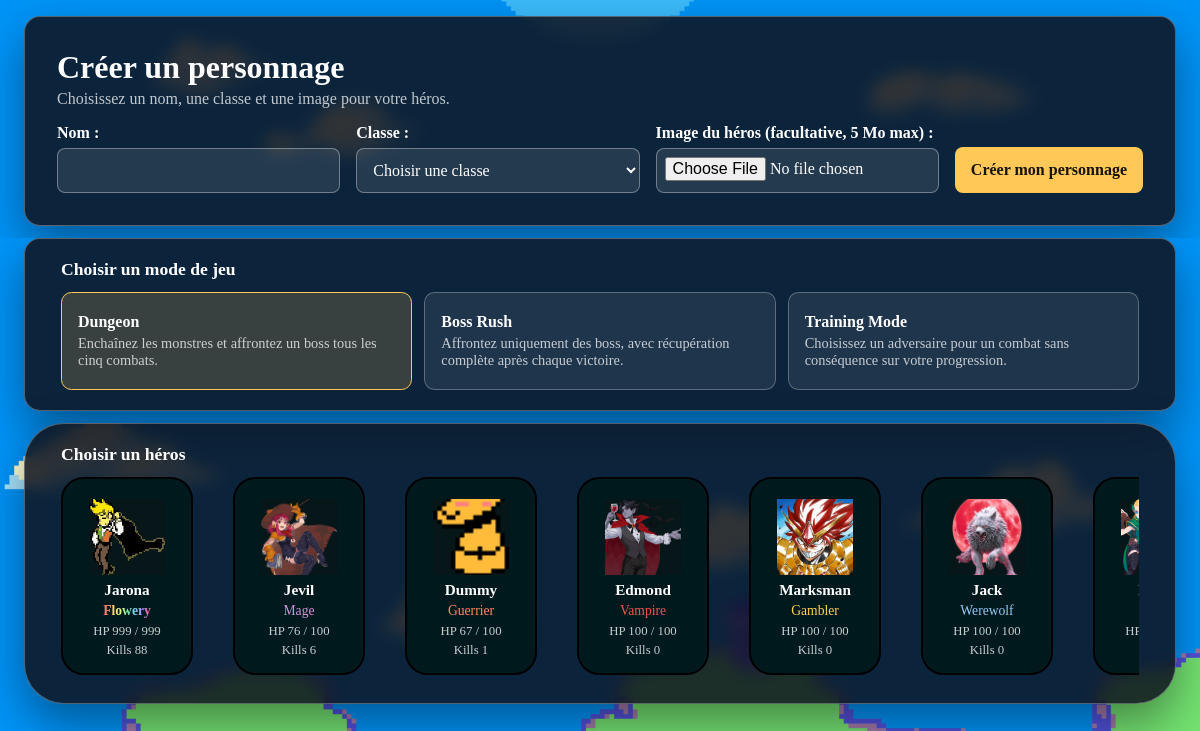
The page / on the database its author committed.
### tables this page shows
CREATE TABLE `heroes` (
  `id` int NOT NULL,
  `name` varchar(255) NOT NULL,
  `health_point` int NOT NULL DEFAULT '100',
  `class_name` varchar(20) NOT NULL DEFAULT 'hero',
  `mana_point` int NOT NULL DEFAULT '30',
  `image_path` varchar(255) DEFAULT NULL,
  `dodge_chance_basis_points` bigint UNSIGNED NOT NULL DEFAULT '0',
  `monsters_survived` int UNSIGNED NOT NULL DEFAULT '0',
  `rogue_card_upgrades` varchar(512) NOT NULL DEFAULT '[]'
);

### controllers/index.php (called while the page is built, shortened)
<?php
    require dirname(__DIR__) . "/config/autoload.php";
    require dirname(__DIR__) . "/config/db.php";
    $heroesManager = new HeroesManager($db);
    $formValues = ['name' => '', 'class_name' => ''];
?>

### config/autoload.php (called while the page is built, shortened)
<?php
    function chargerClasse($classname)
    {
        $classDirectories = [
            'Hero' => 'Managers',
            'HeroesManager' => 'Managers',
            'Monster' => 'Managers',
            'FightsManager' => 'Managers',
            'Mage' => 'hero-classes',
            'Guerrier' => 'hero-classes',
            'Archer' => 'hero-classes',
            'Vampire' => 'hero-classes',
            'Flowery' => 'hero-classes',
            'Gambler' => 'hero-classes',
            'Werewolf' => 'hero-classes',
            'Ogre' => 'monstres-classes',
            'Sorcier' => 'monstres-classes',
            'Fantassin' => 'monstres-classes',
            'Angel' => 'monstres-classes',
            'EvilAnt' => 'monstres-classes',
            'Ditto' => 'Boss-monsters-classes',
            'NuclearWarhead' => 'Boss-monsters-classes',
            'NoWell' => 'Boss-monsters-classes',
            'MarioNeutralAir' => 'Boss-monsters-classes',
            'Ouroboros' => 'Boss-monsters-classes'
        ];
        $directory = $classDirectories[$classname] ?? '';
        if ($directory !== '') {
            return;
        }
    }
?>

### classes/Managers/HeroesManager.php (called while the page is built, shortened)
<?php
class HeroesManager
{
    private $db;
    public function __construct($db)
    {
        $this->db = $db;
    }
    public function findAllAlive()
    {
        $query = $this->db->prepare(
            "SELECT * FROM heroes
            WHERE health_point > 0
            ORDER BY monsters_survived DESC, id ASC"
        );
        $query->execute();
        $heroes = $query->fetchAll();
        $heroesList = [];
        foreach ($heroes as $heroData) {
            $hero = Hero::create(
                $heroData['name'],
                $heroData['class_name'] ?? 'hero'
            );
            $hero->setHP($heroData['health_point']);
            $hero->setMP($heroData['mana_point'] ?? Hero::MAX_MP);
            $hero->setImagePath($heroData['image_path'] ?? null);
            $hero->setDodgeChanceBasisPoints(
                (int) ($heroData['dodge_chance_basis_points'] ?? 0)
            );
            $hero->setMonstersSurvived(
                (int) ($heroData['monsters_survived'] ?? 0)
            );
            $hero->setRogueCardUpgrades(json_decode(
                $heroData['rogue_card_upgrades'] ?? '[]',
                true,
                512,
                JSON_THROW_ON_ERROR
            ));
            $hero->setActiveRogueCardUpgrades($hero->getRogueCardUpgrades());
            $hero->setId($heroData['id']);
            $heroesList[] = $hero;
        }
        return $heroesList;
    }
}
?>

### classes/Managers/Hero.php (called while the page is built, shortened)
<?php
class Hero
{
    private $name;
    private $HP = 100;
    private $id;
    private $imagePath;
    private $monstersSurvived = 0;
    private $rogueCardUpgrades = [];
    private $activeRogueCardUpgrades = [];
    public static function create($name, $className)
    {
        switch ($className) {
            case 'mage':
                return new Mage($name);
            case 'guerrier':
                return new Guerrier($name);
            case 'archer':
                return new Archer($name);
            case 'vampire':
                if (strcasecmp(trim($name), 'Jarona') === 0) {
                    return new Flowery($name);
                }
                return new Vampire($name);
            case 'gambler':
                return new Gambler($name);
            case 'werewolf':
                return new Werewolf($name);
        }
    }
    public function setRogueCardUpgrades(array $upgrades): void
    {
        $this->rogueCardUpgrades = $this->validateRogueCardUpgrades($upgrades);
    }
    public function getRogueCardUpgrades(): array
    {
        return $this->rogueCardUpgrades;
    }
    public function setActiveRogueCardUpgrades(array $upgrades): void
    {
        $this->activeRogueCardUpgrades = $this->validateRogueCardUpgrades($upgrades);
    }
    public function hasActiveRogueCardUpgrade(string $upgrade): bool
    {
        return in_array($upgrade, $this->activeRogueCardUpgrades, true);
    }
    private function validateRogueCardUpgrades(array $upgrades): array
    {
        return array_values(array_unique($upgrades));
    }
    public function getMaxHP(): int
    {
        return $this->applyMaxHealthCardBonus(self::MAX_HP);
    }
    public function getMaxMP(): int
    {
        return $this->applyMaxManaCardBonus(self::MAX_MP);
    }
    public function applyMaxHealthCardBonus(int $baseMax): int
    {
        return $this->hasActiveRogueCardUpgrade('MaxHealthUpgrade')
            ? $baseMax + intdiv($baseMax, 2)
            : $baseMax;
    }
    public function applyMaxManaCardBonus(int $baseMax): int
    {
        return $this->hasActiveRogueCardUpgrade('MaxManaUpgrade')
            ? $baseMax + intdiv($baseMax, 2)
            : $baseMax;
    }
    public function __construct($name)
    {
        $this->name = $name;
    }
    public function getName()
    {
        return $this->name;
    }
    public function getHP()
    {
        return $this->HP;
    }
    public function getId()
    {
        return $this->id;
    }
    public function getMonstersSurvived(): int
    {
        return $this->monstersSurvived;
    }
    public function setMonstersSurvived(int $count): void
    {
        $this->monstersSurvived = $count;
    }
    public function getImagePath(): ?string
    {
        return $this->imagePath;
    }
    public function setHP($HP)
    {
        $this->HP = $HP;
    }
    public function setId($id)
    {
        $this->id = $id;
    }
    public function setImagePath(?string $imagePath): void
    {
        $this->imagePath = $imagePath;
    }
}
?>

### classes/hero-classes/Flowery.php (called while the page is built, shortened)
<?php
class Flowery extends Hero
{
    public function getClassName()
    {
        return 'flowery';
    }
    public function getClassLabel()
    {
        return 'Flowery';
    }
    public function getMaxHP(): int
    {
        return $this->applyMaxHealthCardBonus(self::MAX_HP);
    }
    public function getMaxMP(): int
    {
        return $this->applyMaxManaCardBonus(self::MAX_MP);
    }
}

### classes/hero-classes/Mage.php (called while the page is built, shortened)
<?php
class Mage extends Hero
{
    public function getClassName()
    {
        return 'mage';
    }
    public function getClassLabel()
    {
        return 'Mage';
    }
}

### classes/hero-classes/Guerrier.php (called while the page is built, shortened)
<?php
class Guerrier extends Hero
{
    public function getClassName()
    {
        return 'guerrier';
    }
    public function getClassLabel()
    {
        return 'Guerrier';
    }
}

### classes/hero-classes/Vampire.php (called while the page is built, shortened)
<?php
class Vampire extends Hero
{
    public function getClassName()
    {
        return 'vampire';
    }
    public function getClassLabel()
    {
        return 'Vampire';
    }
}

### classes/hero-classes/Gambler.php (called while the page is built, shortened)
<?php
class Gambler extends Hero
{
    public function getClassName()
    {
        return 'gambler';
    }
    public function getClassLabel()
    {
        return 'Gambler';
    }
}

### classes/hero-classes/Werewolf.php (called while the page is built, shortened)
<?php
class Werewolf extends Hero
{
    public function getClassName()
    {
        return 'werewolf';
    }
    public function getClassLabel()
    {
        return 'Werewolf';
    }
}

### index.php (the view, shortened to what this page needs)
<?php
require __DIR__ . '/controllers/index.php';
?>
<!DOCTYPE html>
<html lang="fr">
<head>
    <link rel="stylesheet" href="styles/style.css">
    <link rel="stylesheet" href="styles/index.css">
</head>
<body>
    <main>
        <section class="character-creation" aria-labelledby="character-creation-title">
            <h1 id="character-creation-title">Créer un personnage</h1>
            <p>Choisissez un nom, une classe et une image pour votre héros.</p>
            <form action="" method="POST" enctype="multipart/form-data">
                <div class="form-field">
                    <label for="name">Nom :</label>
                    <input
                        type="text"
                        id="name"
                        name="name"
                        value="<?= htmlspecialchars($formValues['name'], ENT_QUOTES, 'UTF-8'); ?>"
                        required
                    >
                </div>
                <div class="form-field">
                    <label for="class_name">Classe :</label>
                    <select id="class_name" name="class_name" required>
                        <option value="">Choisir une classe</option>
                    </select>
                </div>
                <div class="form-field image-field">
                    <label for="image">Image du héros (facultative, 5 Mo max) :</label>
                    <input
                        type="file"
                        id="image"
                        name="image"
                        accept="image/jpeg,image/png,image/gif,image/webp"
                    >
                </div>
                <button type="submit">Créer mon personnage</button>
            </form>
        </section>
    </main>
    <?php
        $aliveCharacters = $heroesManager->findAllAlive();
    ?>
    <form id="game-start-form" class="game-start-form" action="fight.php" method="POST">
        <section class="mode-selection" aria-labelledby="mode-selection-title" tabindex="-1">
            <h2 id="mode-selection-title">Choisir un mode de jeu</h2>
            <div class="mode-card-grid">
                <label class="mode-card">
                    <span class="mode-card-content">
                        <strong>Dungeon</strong>
                        <span>Enchaînez les monstres et affrontez un boss tous les cinq combats.</span>
                    </span>
                </label>
                <label class="mode-card">
                    <span class="mode-card-content">
                        <strong>Boss Rush</strong>
                        <span>Affrontez uniquement des boss, avec récupération complète après chaque victoire.</span>
                    </span>
                </label>
                <label class="mode-card">
                    <span class="mode-card-content">
                        <strong>Training Mode</strong>
                        <span>Choisissez un adversaire pour un combat sans conséquence sur votre progression.</span>
                    </span>
                </label>
            </div>
        </section>
        <section class="hero-selection" aria-labelledby="hero-selection-title" tabindex="-1">
            <h2 id="hero-selection-title">Choisir un héros</h2>
            <?php if ($aliveCharacters === []) { ?>
                <p class="hero-selection-empty">Aucun héros vivant pour le moment.</p>
            <?php } else { ?>
                <div class="hero-card-grid">
                    <?php foreach ($aliveCharacters as $aliveCharacter) { ?>
                        <?php
                            $heroInitial = preg_match('/^./u', $aliveCharacter->getName(), $initialMatch)
                                ? strtoupper($initialMatch[0])
                                : '?';
                        ?>
                        <article class="hero-card">
                            <?php if ($aliveCharacter->getImagePath() !== null) { ?>
                                <img
                                    class="hero-card-image"
                                    src="<?= htmlspecialchars($aliveCharacter->getImagePath(), ENT_QUOTES, 'UTF-8'); ?>"
                                    alt="Portrait de <?= htmlspecialchars($aliveCharacter->getName(), ENT_QUOTES, 'UTF-8'); ?>"
                                >
                            <?php } else { ?>
                                <div class="hero-card-placeholder" aria-hidden="true">
                                    <?= htmlspecialchars($heroInitial, ENT_QUOTES, 'UTF-8'); ?>
                                </div>
                            <?php } ?>
                            <div class="hero-card-content">
                                <h3><?= htmlspecialchars($aliveCharacter->getName(), ENT_QUOTES, 'UTF-8'); ?></h3>
                                <p class="hero-card-class">
                                    <span class="hero-class-<?= htmlspecialchars($aliveCharacter->getClassName(), ENT_QUOTES, 'UTF-8'); ?>">
                                    <?= htmlspecialchars($aliveCharacter->getClassLabel(), ENT_QUOTES, 'UTF-8'); ?>
                                    </span>
                                </p>
                                <p class="hero-card-stat">
                                    HP <?= max(0, $aliveCharacter->getHP()); ?> / <?= $aliveCharacter->getMaxHP(); ?>
                                </p>
                                <p class="hero-card-stat">
                                    Kills <?= $aliveCharacter->getMonstersSurvived(); ?>
                                </p>
                            </div>
                            <button
                                class="hero-card-select"
                                type="submit"
                                name="hero_id"
                                value="<?= $aliveCharacter->getId(); ?>"
                                aria-label="Choisir <?= htmlspecialchars($aliveCharacter->getName(), ENT_QUOTES, 'UTF-8'); ?>"
                            ></button>
                        </article>
                    <?php } ?>
                </div>
            <?php } ?>
        </section>
    </form>
</body>
</html>

### styles/style.css (style rules this page uses)
.hero-class-mage { color: #ce93d8; }
.hero-class-guerrier { color: #ff8a65; }
.hero-class-vampire { color: #ef5350; }
.hero-class-gambler { color: #ffd54f; }
.hero-class-werewolf { color: #90caf9; }
.hero-class-flowery { color: #f48fb1; font-weight: 600; background: linear-gradient( 90deg, #ff5f6d, #ffc371, #f9f871, #7bed9f, #70d6ff, #b388ff, #ff5f6d ); background-clip: text; -webkit-background-clip: text; -webkit-text-fill-color: transparent; }

### rows shown on the page
heroes: image_path (picture), name "Jarona", ClassLabel "Flowery", max(0, $aliveCharacter->getHP()) "999", MaxHP "999", monsters_survived "88"
heroes: image_path (picture), name "Jevil", ClassLabel "Mage", health_point "76", MaxHP "100", monsters_survived "6"
heroes: image_path (picture), name "Dummy", ClassLabel "Guerrier", health_point "67", MaxHP "100", monsters_survived "1"
heroes: image_path (picture), name "Edmond", ClassLabel "Vampire", health_point "100", monsters_survived "0"
heroes: image_path (picture), name "Marksman", ClassLabel "Gambler", health_point "100", monsters_survived "0"
heroes: image_path (picture), name "Jack", ClassLabel "Werewolf", health_point "100", monsters_survived "0"
heroes: image_path (picture), $aliveCharacter->getId() 71 (drawn)
